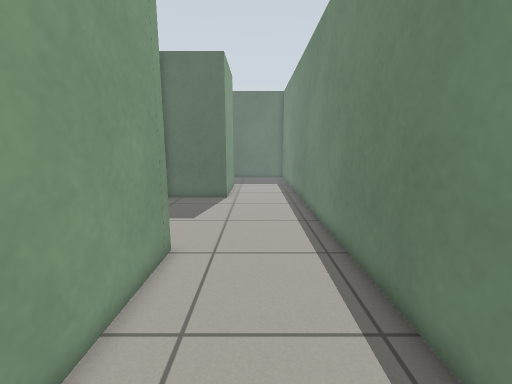
View 1 (above)

22 first-person views from a walk through a Gazebo world. The camera is 0.92 m above the floor, tilts 10° down and sees 90° across. The floor is counted in squares, 0.25 m on a side. Each view is taken from the middle of a square. On the plan, view 1 faces up. The plan holds only what a view shows up to about 20 squares ahead; the rest is blank.

View 2
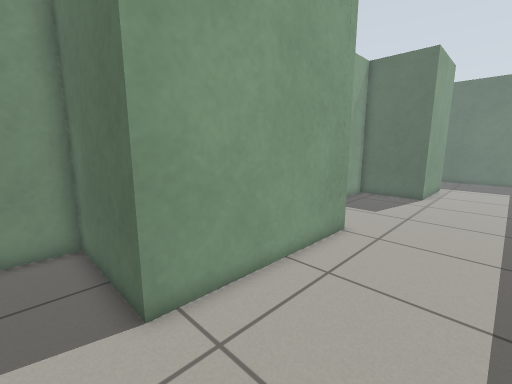

View 3
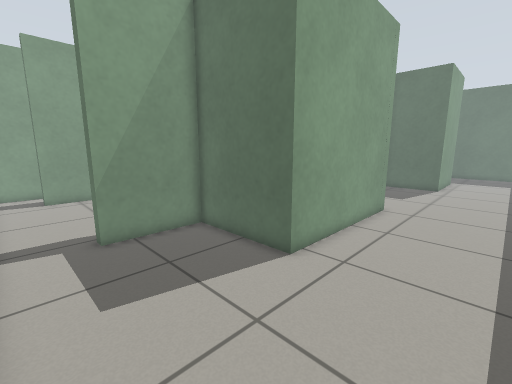

View 4
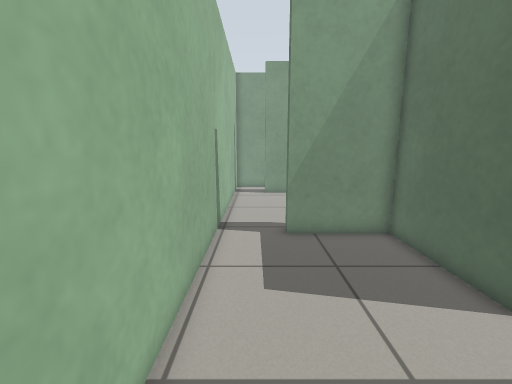

View 5
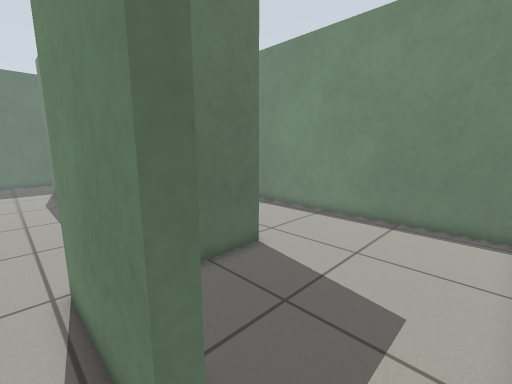

View 6
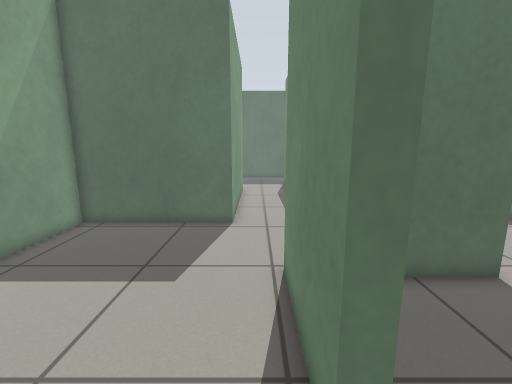

View 7
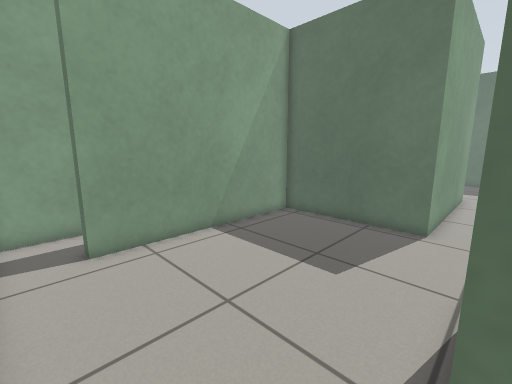

View 8
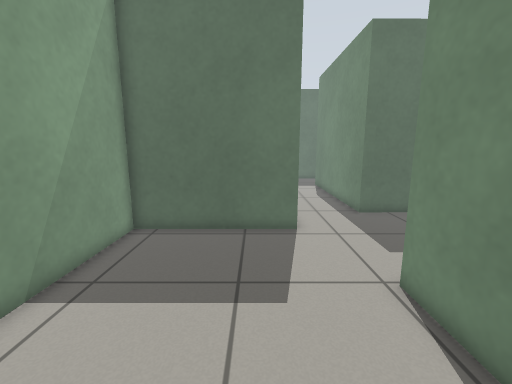

View 9
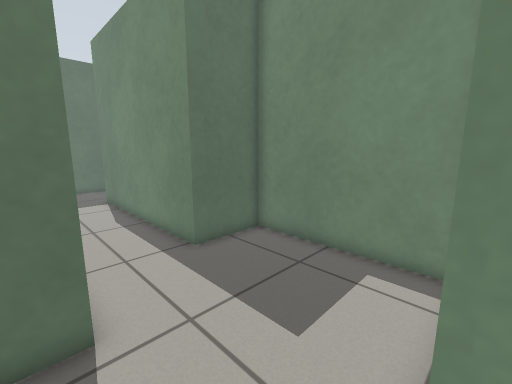

View 10
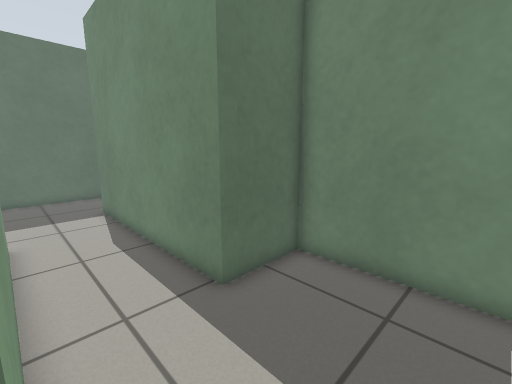

View 11
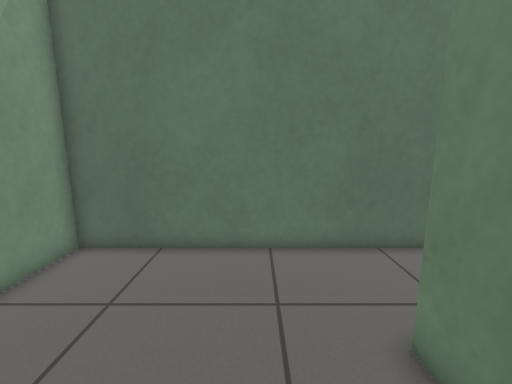

View 12
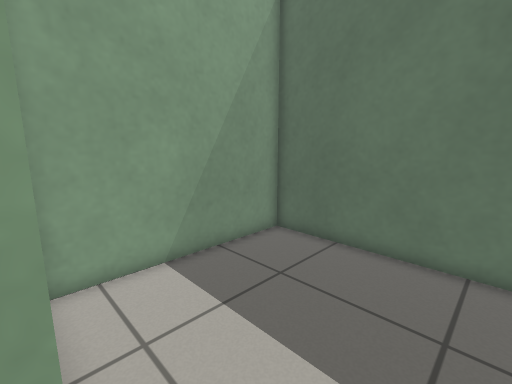

View 13
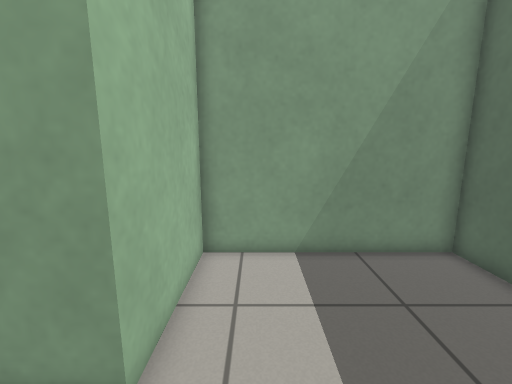

View 14
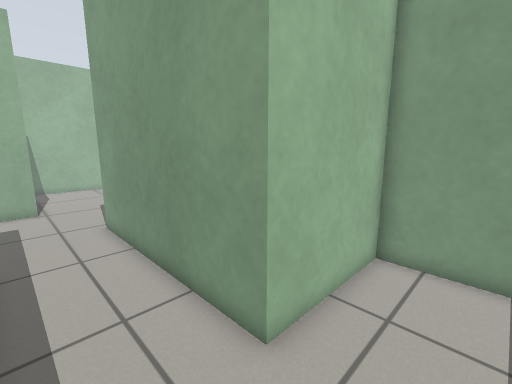

View 15
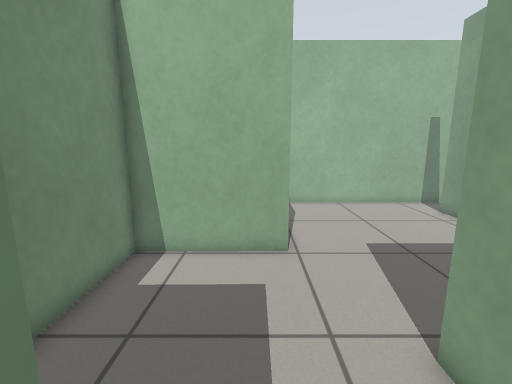

View 16
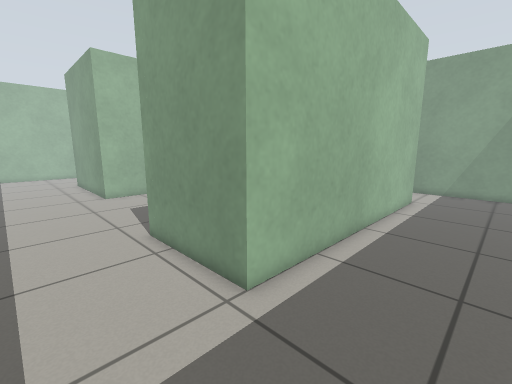

View 17
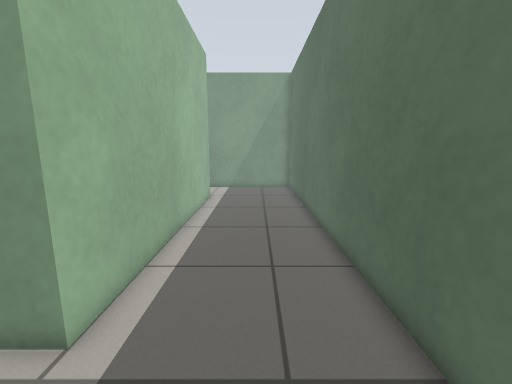

View 18
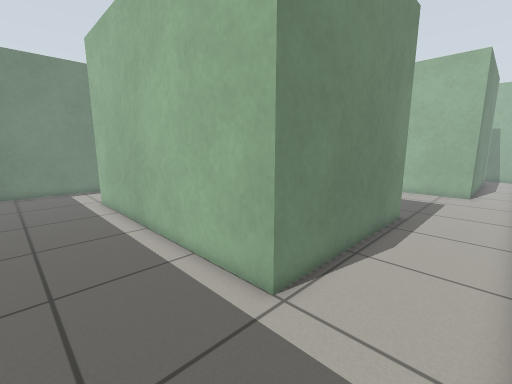

View 19
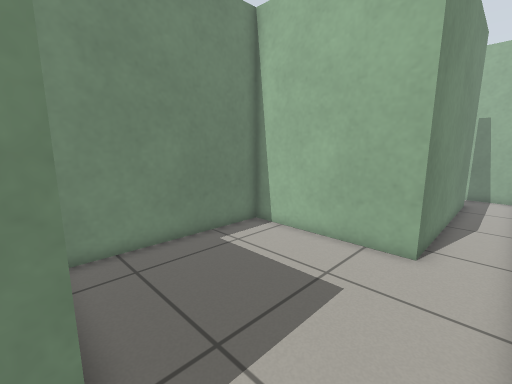

View 20
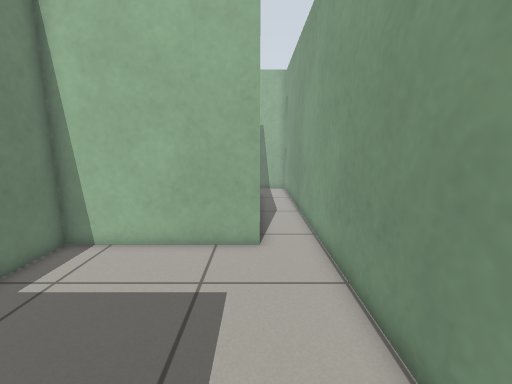

View 21
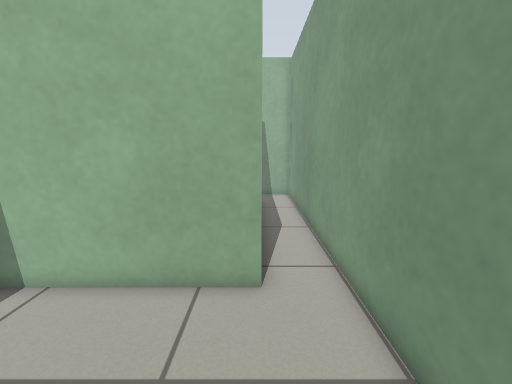

View 22
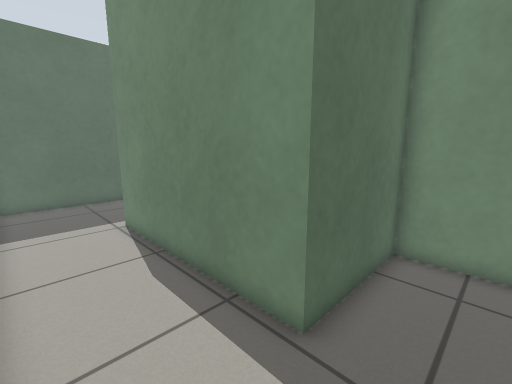

### Floor plan
Ten units are one square. View 1 is at (0, 0); x grows to the right and y downward. Boxes are objects, and circles mark ways between rooms. Rooms are numbered by the first view taken in them; rooms with no view inside come last. Other rooms are left out.
<svg viewBox="-221 -315 259 398">
<path fill="none" stroke="#000" d="M-61 -88 -31 -88 -31 2 -85 3 -85 47M33 74 33 -204M-84 78 5 78M-21 -245 -21 -185 -65 -185 -65 -161M33 -241 33 -256M-85 47 -91 47 -91 -3M-186 78 -84 78M-111 -51 -185 -51 -185 53M-91 -3 -37 -4 -37 -82 -71 -81 -71 -155M-111 -151 -111 -51M-71 -155 -71 -192M-37 -239 -165 -239 -165 -151 -111 -151M-216 -129 -216 78 -186 78M-216 -292 -216 -235M-5 -310 -213 -310M33 -256 33 -292M-185 53 -192 53 -192 -57 -118 -57 -118 -145 -171 -145 -171 -245 -21 -245"/>
<circle cx="-90" cy="60" r="3" fill="#2a7"/>
<circle cx="5" cy="-258" r="3" fill="#2a7"/>
<circle cx="-105" cy="-25" r="3" fill="#2a7"/>
<circle cx="-190" cy="65" r="3" fill="#2a7"/>
<circle cx="-90" cy="-160" r="3" fill="#2a7"/>
<text x="-20" y="-70">1</text>
<text x="-140" y="20">2</text>
<text x="-80" y="-70">3</text>
<text x="-110" y="-200">4</text>
<text x="-180" y="-190">5</text>
</svg>
Room 1 opens to room 2. Room 1 opens to room 5. Room 2 opens to room 3. Room 2 opens to room 5. Room 3 opens to room 4.

Where each view was taken, in squares from view 1:
view 1: 0 up, 0 right, facing up
view 2: 2 down, 2 right, facing up-left
view 3: 7 down, 2 right, facing up-left
view 4: 6 down, 2 right, facing left
view 5: 7 down, 10 left, facing up-right
view 6: 7 down, 10 left, facing up
view 7: 7 down, 9 left, facing up-left
view 8: 6 down, 13 left, facing up
view 9: 0 up, 12 left, facing up-right
view 10: 3 up, 11 left, facing up-right
view 11: 15 up, 10 left, facing up
view 12: 15 up, 9 left, facing up-left
view 13: 17 up, 8 left, facing left
view 14: 18 up, 8 left, facing down-left
view 15: 9 up, 8 left, facing down
view 16: 29 up, 2 right, facing down-left
view 17: 28 up, 2 right, facing left
view 18: 29 up, 21 left, facing down-right
view 19: 15 up, 21 left, facing down-right
view 20: 15 up, 19 left, facing down
view 21: 12 up, 19 left, facing down
view 22: 12 up, 21 left, facing up-right
